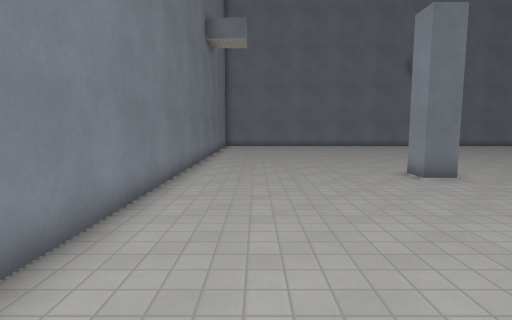
View 1 (above)

21 first-person views from a walk through a 3-D level made in the Godot game engine. The camera is 1.5 m above the floor, tilts 6° down and sees 80° across. The floor is counted in squares, 1 m on a side. Each view is taken from the middle of a square. On the plan, view 1 faces up. The plan holds only what a view shows up to about 15 squares ahead; the rest is blank. Some surface patterns are stand-ins.

View 2
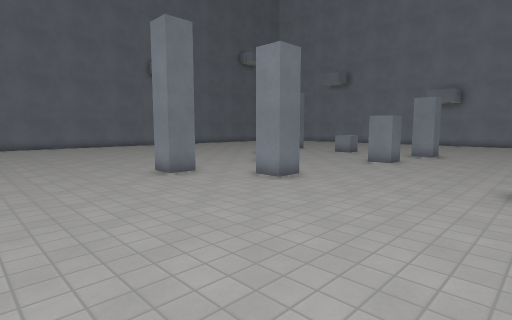

View 3
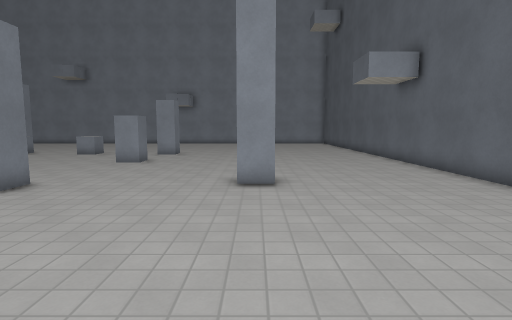

View 4
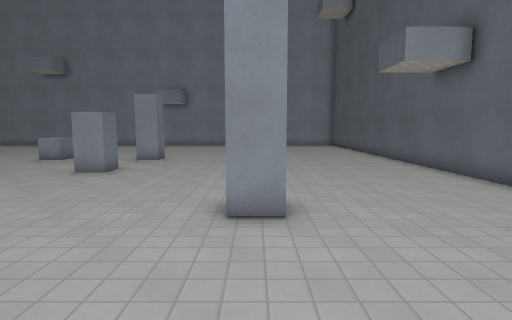

View 5
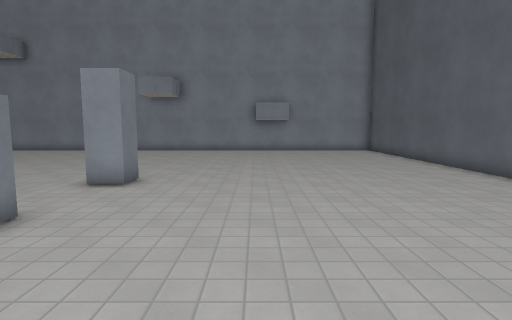

View 6
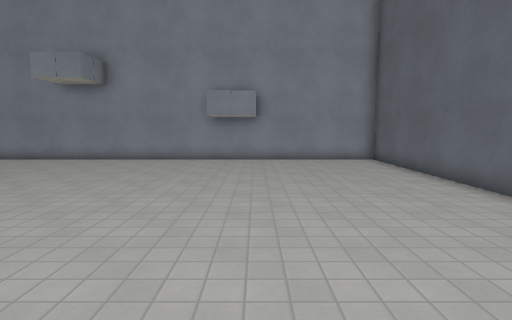

View 7
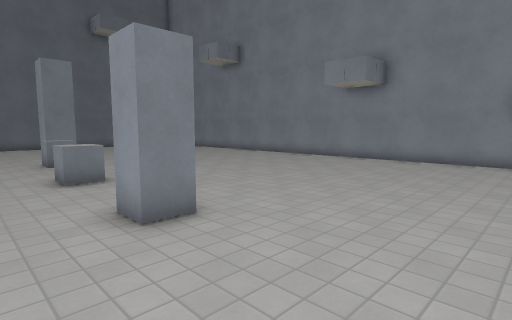

View 8
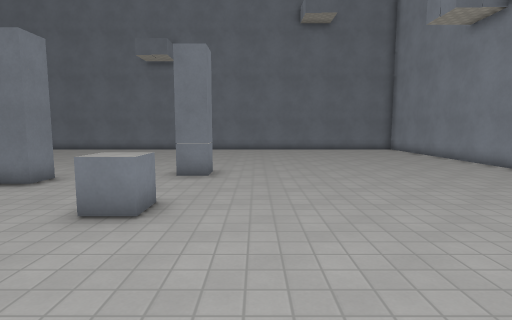

View 9
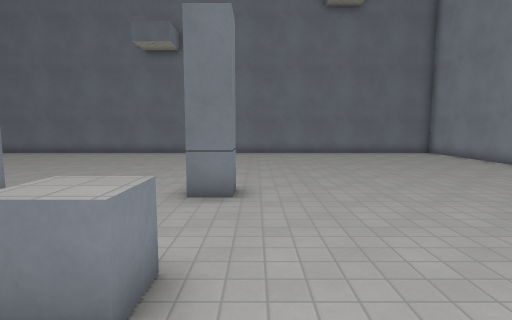

View 10
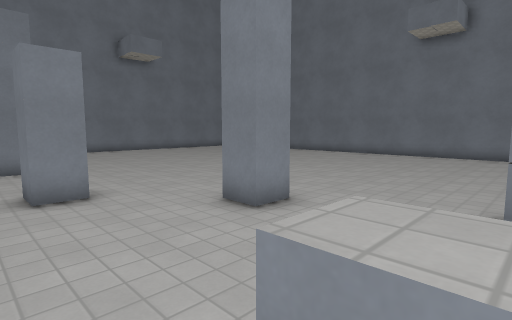

View 11
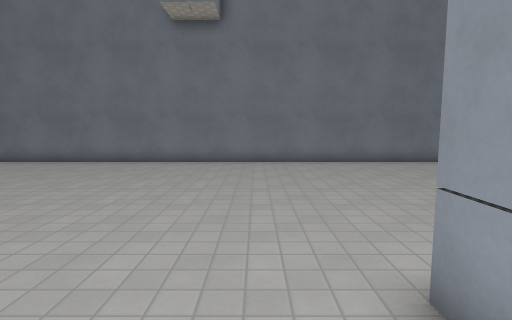

View 12
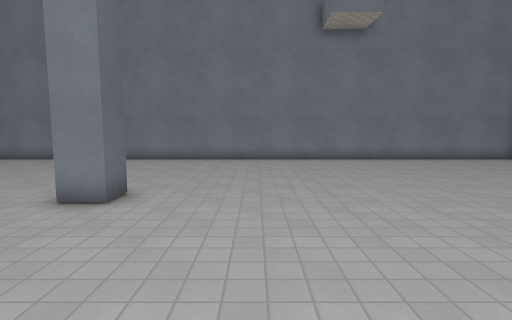

View 13
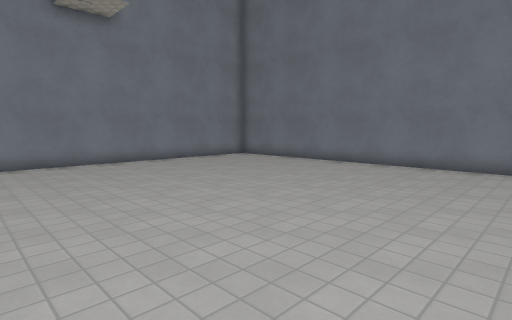

View 14
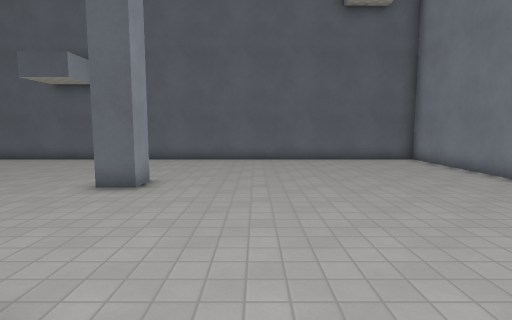

View 15
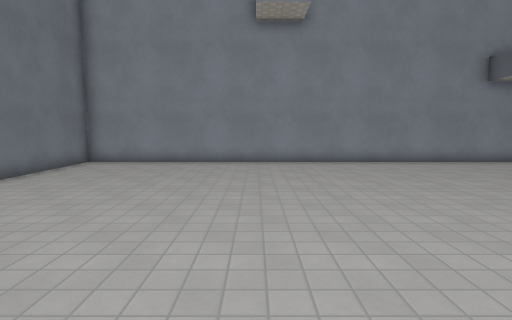

View 16
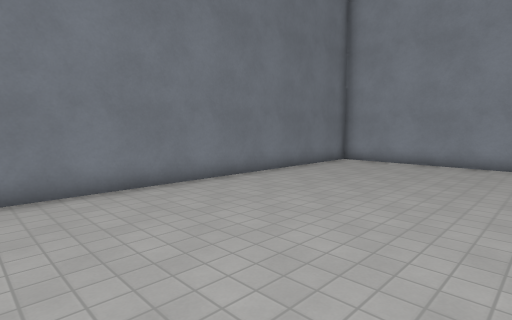

View 17
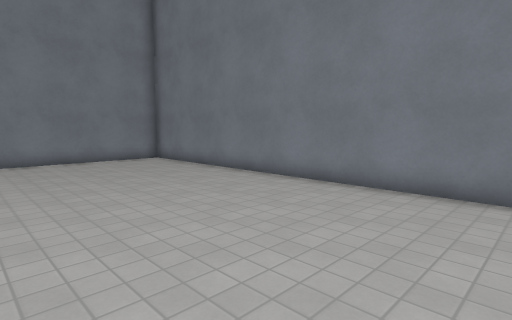

View 18
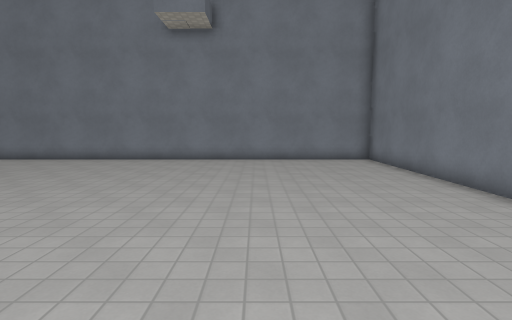

View 19
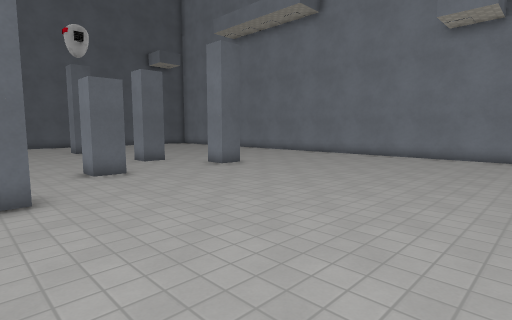

View 20
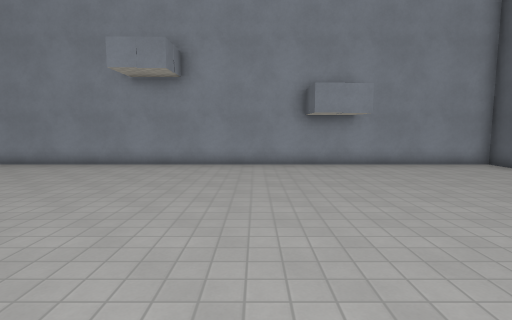

View 21
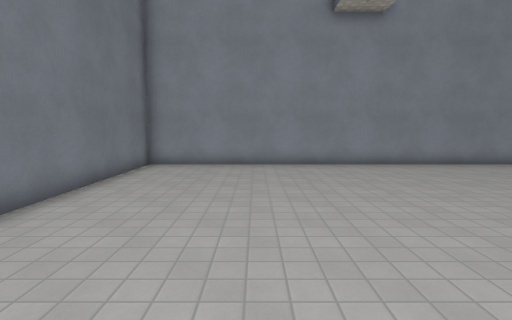

### Floor plan
Points are (right, up) in squares from view 1. A wall is a line through its corners. A room is listed if a view was taken in it or the views show most of it. See-through windows are left out.
Room 1 (views 1, 2, 3, 4, 5, 6, 7, 8, 9, 10, 11, 12, 13, 14, 15, 16, 17, 18, 19, 20, 21)
walls: (14, 13.1) (14, 12) (13, 12); (12.9, 13) (13.5, 13); (9.9, 10) (11, 10) (11, 9) (10, 9); (14.1, 5) (13, 5) (13, 6); (18.5, 14.5) (18.5, 13.5) (17.5, 13.5) (17.5, 14.5); (8, 7) (8, 6) (7, 6) (7, 7) (8, 7); (18, 4.5) (17, 4.5) (17, 5.5); (6, 10) (6, 9) (5, 9) (5, 10) (6, 10); (8, -0.6) (8, 0.5) (9, 0.5); (-2.5, -0.9) (-2.5, -6.6) (29.5, -6.6) (29.5, 25.4) (-2.5, 25.4) (-2.5, 0.8)
low walls: (18, 10) (18, 9) (17, 9) (17, 10)

Positions as (right, up) in squares from view 1, and headings:
1: (0, 0), facing up
2: (0, 0), facing up-right
3: (0, 0), facing right
4: (3, 0), facing right
5: (9, 1), facing right
6: (15, -1), facing right
7: (15, 0), facing up-right
8: (20, 4), facing up
9: (19, 7), facing up
10: (18, 8), facing up-left
11: (16, 12), facing up
12: (12, 13), facing left
13: (11, 13), facing up-left
14: (5, 8), facing down
15: (16, 18), facing right
16: (16, 18), facing up-right
17: (12, 18), facing up-left
18: (12, 20), facing left
19: (14, 20), facing down-left
20: (17, 3), facing right
21: (17, 21), facing right
